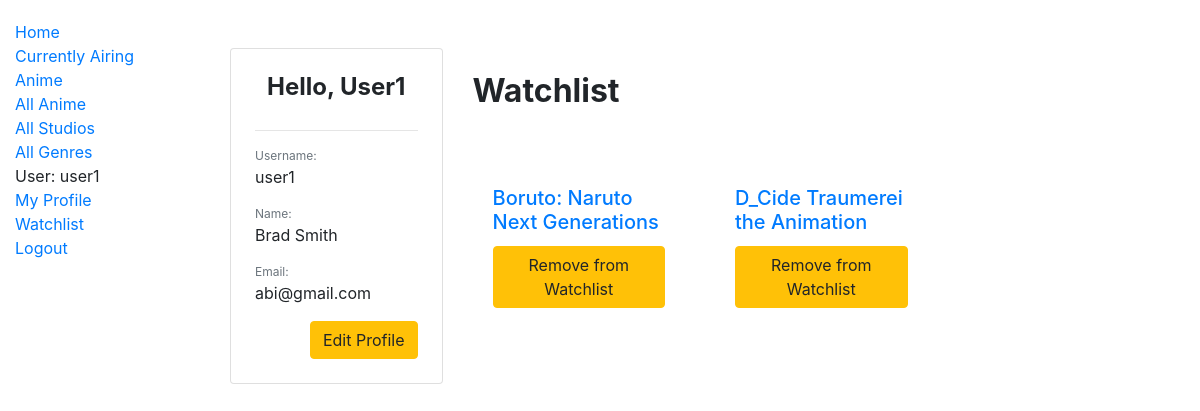
Screenshot of /accounts/profile (signed in) with the database file from the repository.
### catalog/models.py (models this page shows, shortened)
class Anime(models.Model):
    mal_url = models.URLField()
    image_url = models.URLField()
    title = models.CharField(max_length=1000)
    type = models.TextField(max_length=50)
    source = models.TextField(max_length=50)
    episodes = models.IntegerField(null=True, blank=True)
    last_aired_episode = models.IntegerField(null=True, blank=True)
    status = models.CharField(
        max_length=3,
        choices=[
            ('air', 'Currently Airing'),
            ('fin', 'Finished Airing'),  # alias = complete, "Finished Airing"
            ('tba', 'to_be_aired'),  # alias = tba, upcoming
        ])
    score = models.DecimalField(max_digits=4, decimal_places=2, null=True, blank=True)
    members = models.IntegerField()
    synopsis = models.TextField(max_length=5000, null=True, blank=True)
    season = models.ForeignKey(Season, on_delete=models.SET_NULL, null=True)
    air_day = models.CharField(
        max_length=3,
        choices=[
            ('Mon', 'Monday'),
            ('Tue', 'Tuesday'),
            ('Wed', 'Wednesday'),
            ('Thu', 'Thursday'),
            ('Fri', 'Friday'),
            ('Sat', 'Saturday'),
            ('Sun', 'Sunday'),
        ]
    )
    studios = models.ManyToManyField(Studio)
    genres = models.ManyToManyField(Genre)
    class Meta:
        ordering = ['title']
    def display_studios(self):
        """Create a string for the Studio. This is required to display studios in Admin."""
        return ', '.join(studio.name for studio in self.studios.all())
    display_studios.short_description = 'Studios'

### catalog/views.py (the view)
# urls.py: path('accounts/profile', views.user_page, name='user-page'),
@login_required
def user_page(request):
    user_form = UserForm(instance=request.user)
    user_profile_form = UserProfileForm(instance=request.user.userprofile)
    context = {
        "user": request.user,
        "user_form": user_form,
        "user_profile_form": user_profile_form
    }
    return render(request, 'catalog/user_profile.html', context)

### catalog/templates/catalog/user_profile.html (shortened to what this page needs)
{% extends "base_generic.html" %}
{% block content %}
  {% load crispy_forms_filters %}
  {% load crispy_forms_tags %}
	<br><br>
	<div class="container mx-auto">
	    <div class="row">
	    	<div class="col-sm-12 col-md-12 col-lg-3 pb-4">
		    	<div class="card p-4">
			    	<h4 class="card-title font-weight-bold text-center">Hello, {{ user.username|title }}</h4>
			      	<hr>
			    	<div class="card-text">
			    		<p class="text-muted mb-0" style="font-size: 12px">Username:</p>
			    		<p>{{ user.username }}</p>
			    		<p class="text-muted mb-0" style="font-size: 12px">Name:</p>
				  		<p>{{ user.first_name }} {{ user.last_name }}</p>
				  		<p class="text-muted mb-0" style="font-size: 12px">Email:</p>
				  		<p>{{ user.email }} </p>
						<div class="text-right">
              <a href="{% url 'edit-profile' %}" class="btn btn-warning">Edit Profile</a>
						</div>
			        </div>
		    	</div>
		  	</div>
		    <div class="col-sm-12 col-md-12 col-lg-9 pb-4">
		    	<div class="row">
		    		<div class="col-6 my-auto">
		    			<h2 class="font-weight-bold pt-4">Watchlist</h2>
		    		</div>
		    	</div>
		      	<br>
		      	<div class="row">
			      	{% for anime in user.userprofile.watchlist.all %}
				    	<div class="col-sm-12 col-md-6 col-lg-4 pb-4">
			                <div class="h-100">
			                	<div class="card-body">
			                  		<h5 class="card-title"><a href="{% url 'anime-detail' anime.pk %}">{{anime.title}}</a></h5>
                              <a href="{% url 'watchlist-remove' anime.pk %}" class="btn btn-warning">Remove from Watchlist</a>
			                	</div>
			              	</div>
			            </div>
			    	{% endfor %}
		        </div>
		    </div>
		</div>
	</div>
{% endblock %}

### catalog/templates/base_generic.html (shortened to what this page needs)
<!DOCTYPE html>
<html lang="en">
<head>
  <link rel="stylesheet" href="https://cdn.jsdelivr.net/npm/bootstrap@4.5.3/dist/css/bootstrap.min.css">
  {% load static %}
  <link rel="stylesheet" href="{% static 'css/styles.css' %}">
</head>
<body>
  <div class="container-fluid">
    <div class="row">
      <div class="col-sm-2">
      {% block sidebar %}
        <ul class="sidebar-nav">
          <li><a href="{% url 'index' %}">Home</a></li>
          <li><a href="{% url 'airing-anime' %}">Currently Airing Anime</a></li>
          <li><a href="{% url 'anime' %}">All Anime</a></li>
          <li><a href="{% url 'studios' %}">All Studios</a></li>
          <li><a href="{% url 'genres' %}">All Genres</a></li>
          {% if user.is_authenticated %}
            <li>User: {{ user.get_username }}</li>
            <li><a href="{% url 'user-page' %}">My Profile</a></li>
            <li><a href="{% url 'my-watchlist' %}">Watchlist</a></li>
            <li><a href="{% url 'logout'%}?next={{request.path}}">Logout</a></li>
          {% else %}
            <li><a href="{% url 'login'%}?next={{request.path}}">Login</a></li>
          {% endif %}
        </ul>
     {% endblock %}
      </div>
      <div class="col-sm-10 ">{% block content %}{% endblock %}</div>
    </div>
  </div>
</body>
</html>

### catalog/static/css/styles.css (style rules this page uses)
.sidebar-nav { margin-top: 20px; padding: 0; list-style: none; }

### rows the page displays
Anime: title "Boruto: Naruto Next Generations"
Anime: title "D_Cide Traumerei the Animation"

### other values shown
{{ user.get_username }} "user1"
{{ user.username|title }} "User1"
{{ user.username }} "user1"
{{ user.first_name }} "Brad"
{{ user.last_name }} "Smith"
{{ user.email }} "abi@gmail.com"
